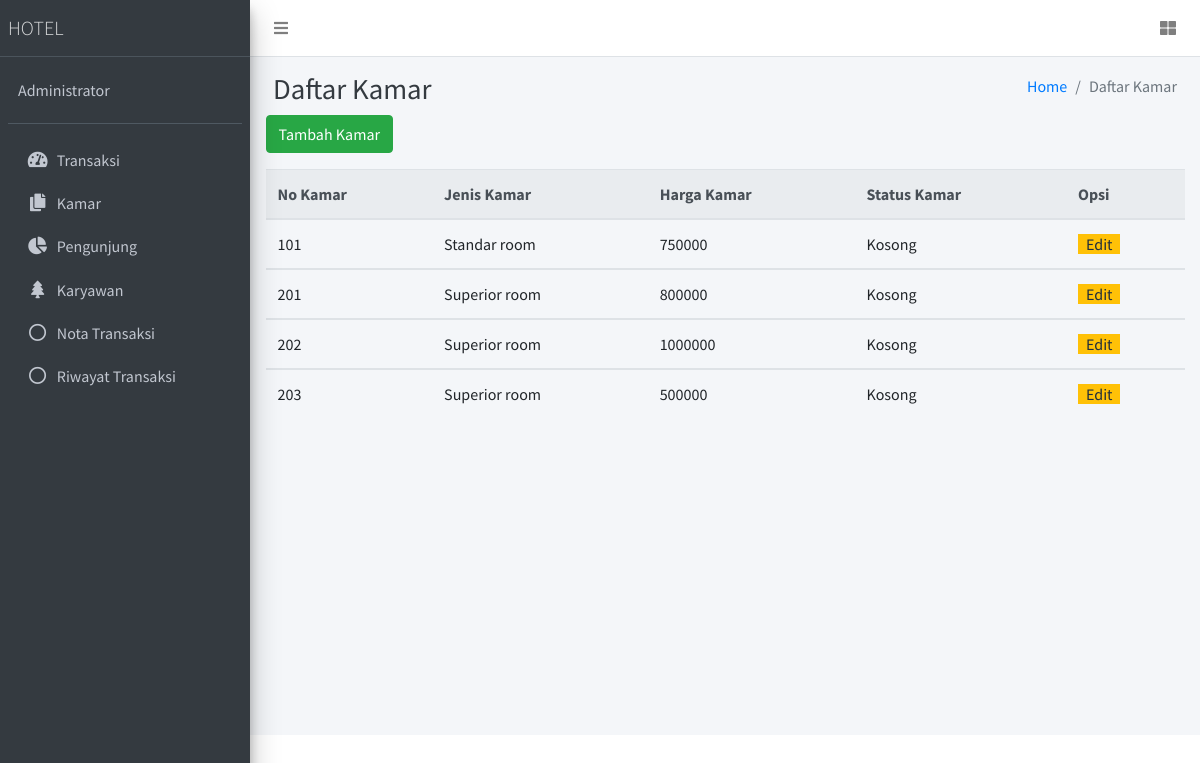
Page /kamar on the earlier database version.
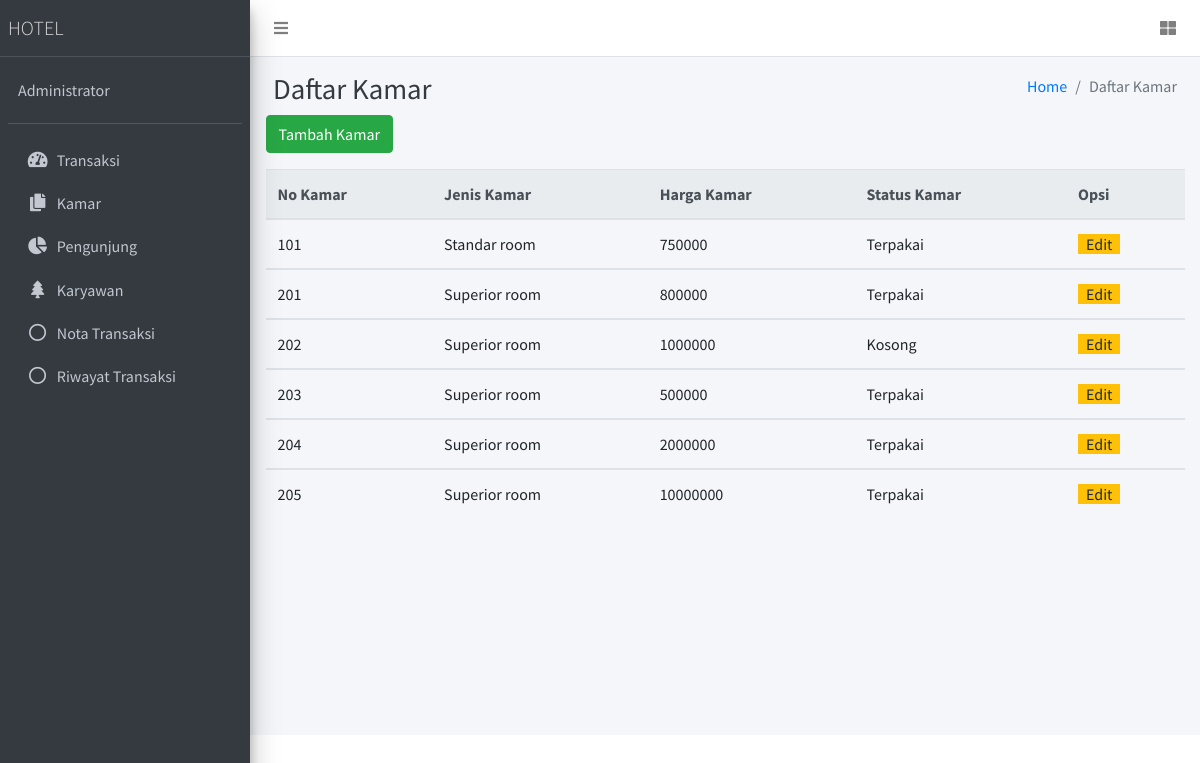
Same page on the later database version.
### tables this page shows
CREATE TABLE `kamar` (
  `no_kamar` int(11) NOT NULL,
  `jenis_kamar` varchar(20) NOT NULL,
  `harga` bigint(20) NOT NULL
);

### app/core/Controller.php (called while the page is built, shortened)
<?php
class Controller
{
    public function view($view, $data = [])
    {
        require_once 'app/views/' . $view . '.php';
    }
    public function model($model)
    {
        return new $model;
    }
}

### app/controllers/Kamar.php (called while the page is built, shortened)
<?php
class Kamar extends Controller
{
    public function index()
    {
        $data['judul'] = "Daftar Kamar";
        $data['active'] = 'kamar';
        $data['kamar'] = $this->model('Kamar_model')->selectAll();
        $this->view('kamar/index', $data);
    }
}

### app/core/App.php (called while the page is built, shortened)
<?php
class App
{
    protected $controller = 'transaksi',
        $method = 'index',
        $params = [];
    public function __construct()
    {
        $this->controller = new $this->controller;
        call_user_func_array([$this->controller, $this->method], $this->params);
    }
}

### index.php (called while the page is built, shortened)
<?php
$app = new App;

### app/core/Database.php (called while the page is built, shortened)
<?php
class Database
{
    private $host = DB_HOST;
    private $user = DB_USER;
    private $pass = DB_PASS;
    private $db_name = DB_NAME;
    private $dbh;
    private $stmt;
    public function __construct()
    {
        $dsn = 'mysql:host=' . $this->host . ';dbname=' . $this->db_name;
        $option = [
            PDO::ATTR_PERSISTENT => true,
            PDO::ATTR_ERRMODE => PDO::ERRMODE_EXCEPTION
        ];
        try {
            $this->dbh = new PDO($dsn, $this->user, $this->pass, $option);
        } catch (PDOException $e) {
            die($e->getMessage());
        }
    }
    public function query($query)
    {
        $this->stmt = $this->dbh->prepare($query);
    }
    public function execute()
    {
        $this->stmt->execute();
    }
    public function resultSet()
    {
        $this->execute();
        return $this->stmt->fetchAll(PDO::FETCH_ASSOC);
    }
}

### app/models/Kamar_model.php (called while the page is built, shortened)
<?php
class Kamar_model
{
    private $db;
    public function __construct()
    {
        $this->db = new Database;
    }
    public function selectAll()
    {
        $this->db->query('SELECT a.no_kamar, a.jenis_kamar, a.harga , IF(`status`(' . date('Y-m-d') . ',a.no_kamar)=1,"Kosong","Terpakai") AS ketersediaan
        from kamar a');
        return $this->db->resultSet();
    }
}

### app/views/kamar/index.php (the view, shortened to what this page needs)
<div class="content-header">
    <div class="container" id="flasher">
<div class="container-fluid">
    <div class="row mb-2">
        <div class="col-sm-6">
            <h1 class="m-0 text-dark">Daftar Kamar</h1>
        </div>
        <div class="col-sm-6">
            <ol class="breadcrumb float-sm-right">
                <li class="breadcrumb-item"><a href="<?= BASEURL ?>">Home</a></li>
                <li class="breadcrumb-item active">Daftar Kamar</li>
            </ol>
        </div>
    </div>
</div>
</div>
<form method="POST">
    <div class="container mb-3">
        <button type="button" class="btn btn-success " data-toggle="modal" data-target="#exampleModal">
            Tambah Kamar
        </button>
    </div>
</form>
<div class="container">
    <table class="table">
        <thead class="thead-light">
            <tr>
                <th>No Kamar</th>
                <th>Jenis Kamar</th>
                <th>Harga Kamar</th>
                <th>Status Kamar</th>
                <th>Opsi</th>
            </tr>
        </thead>
        <?php foreach ($data['kamar'] as $kamar) : ?>
            <tbody id="b<?= $kamar['no_kamar'] ?>">
                <tr id="t<?= $kamar['no_kamar'] ?>">
                    <td id='n<?= $kamar['no_kamar'] ?>'><?= $kamar['no_kamar'] ?> </td>
                    <td id='j<?= $kamar['no_kamar'] ?>'><?= $kamar['jenis_kamar'] ?></td>
                    <td id='h<?= $kamar['no_kamar'] ?>'><?= $kamar['harga'] ?></td>
                    <td><?= $kamar['ketersediaan'] ?></td>
                    <td id='o<?= $kamar['no_kamar'] ?>'>
                        <span id="editButton" data-kamar='<?= $kamar['no_kamar'] ?>' class="badge-warning w-25 px-2" style="cursor:pointer">Edit</span>
                    </td>
                </tr>
            </tbody>
        <?php endforeach; ?>
    </table>
</div>

Differences in the rows shown:
computed for kamar "Standar room": ketersediaan "Kosong" → "Terpakai"
computed for kamar id 201: ketersediaan "Kosong" → "Terpakai"
computed for kamar id 203: ketersediaan "Kosong" → "Terpakai"
added kamar: no_kamar "204", jenis_kamar "Superior room", harga "2000000", ketersediaan "Terpakai"
added kamar: no_kamar "205", jenis_kamar "Superior room", harga "10000000", ketersediaan "Terpakai"
